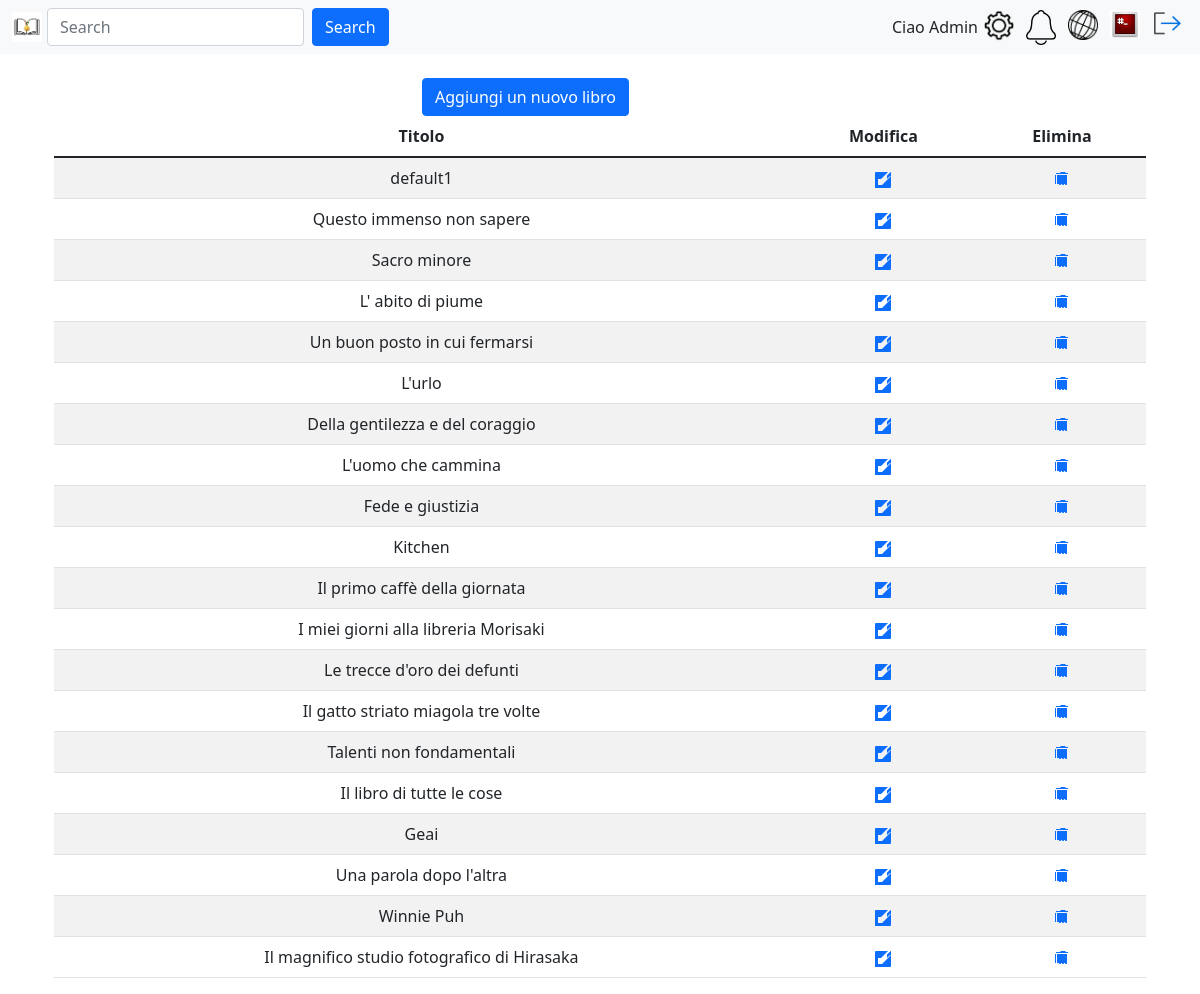
Page /gestioneLibri.php (signed in) on the earlier database version.
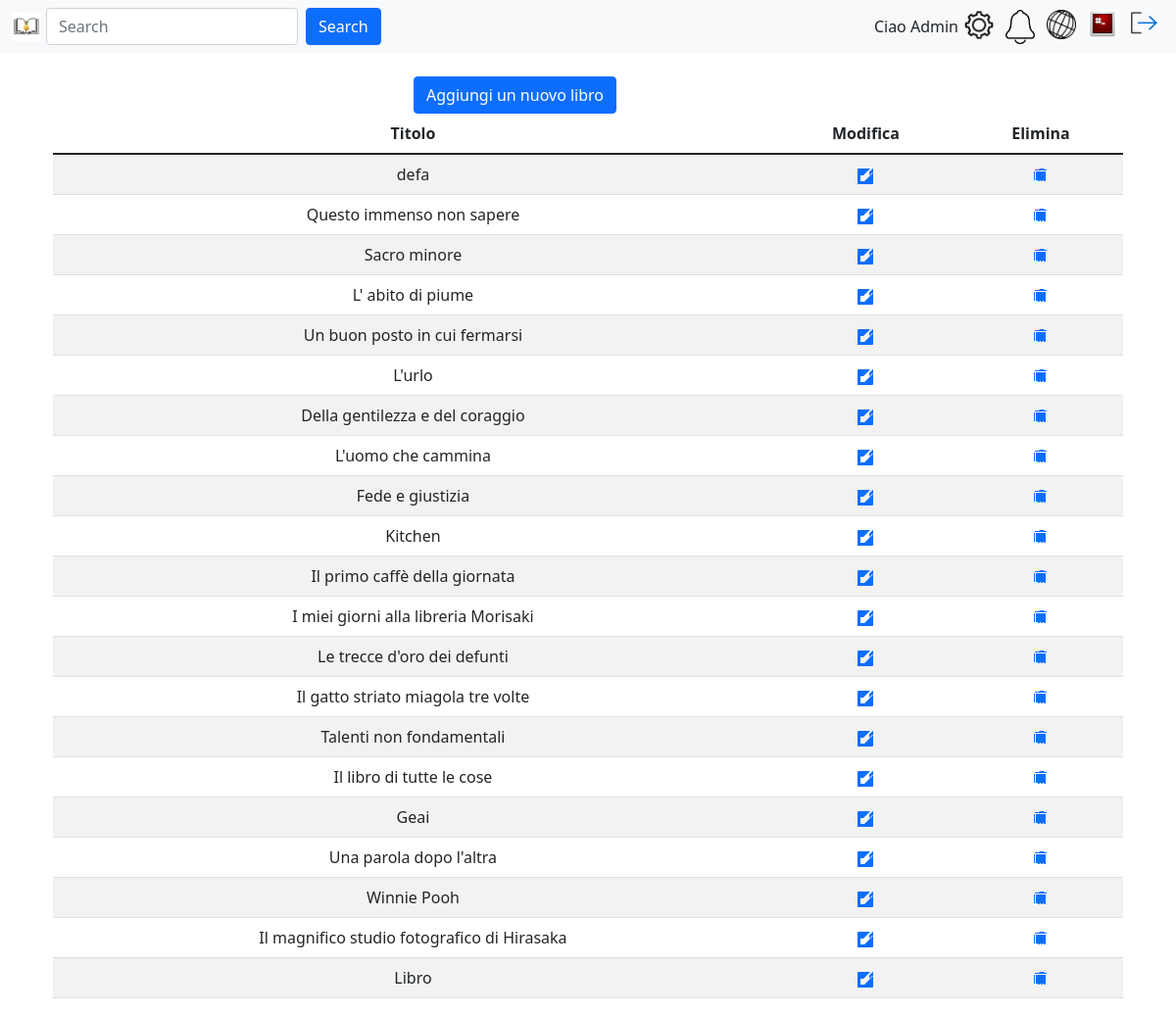
Same page on the later database version.
### tables this page shows
CREATE TABLE `utente` (
  `id` int(8) NOT NULL AUTO_INCREMENT,
  `username` varchar(80) NOT NULL,
  `email` varchar(80) NOT NULL,
  `pwd` varchar(120) NOT NULL,
  `immagineProfilo` varchar(255) NOT NULL,
  `isAdmin` int(1) NOT NULL,
  `descrizione` varchar(150) DEFAULT NULL,
  `stato` int(1) NOT NULL,
  `numeroFollow` int(8) NOT NULL,
  PRIMARY KEY (`id`)
);

CREATE TABLE `libro` (
  `id` int(8) NOT NULL AUTO_INCREMENT,
  `titolo` varchar(255) NOT NULL,
  PRIMARY KEY (`id`),
  UNIQUE KEY `ID_LIBRO_IND` (`id`)
);

### include/login.model.php (called while the page is built, shortened)
<?php
require_once 'config.php';
function getDbImageName(string $username){
    global $conn;
    $sql = "SELECT immagineProfilo FROM utente WHERE username = ?";
    $stmt = $conn->prepare($sql);
    $stmt->bind_param("s", $username);
    $stmt->execute();
    $result = $stmt->get_result();
    return $result->fetch_assoc()['immagineProfilo'];
}
?>

### include/login.controller.php (called while the page is built, shortened)
<?php
function getUserImage(string $username){
    $defaultProfileImage = "images/users/default.png";
    $image = "images/users/" . getDbImageName($username);
    try {
        if (is_file($image) && (getimagesize($image) !== false)) {
                return $image;
            }
    }
    catch (Exception $e) {
        echo '<script>';
        echo 'console.log("Errore nel reperire l\'immagine del profilo utente da db");';
        echo '</script>';
        }
    return $defaultProfileImage;
}
?>

### include/libri.php (called while the page is built, shortened)
<?php
class Libri {
    private $conn;
    public function __construct($conn) {
        $this->conn = $conn;
    }
    public function getLibri() {
        $sql = "SELECT * FROM libro";
        $result = mysqli_query($this->conn, $sql);
        return $result;
    }
}
$libri = new Libri($conn);
?>

### gestioneLibri.php (the view, shortened to what this page needs)
<?php
require_once 'include/config.php';
require_once 'include/libri.php';
?>
<!DOCTYPE html>
<html lang="it">
<head>
    <link rel="stylesheet" type="text/css" href="https://cdn.datatables.net/1.11.5/css/jquery.dataTables.css">
    <link href="https://cdn.jsdelivr.net/npm/bootstrap@5.1.3/dist/css/bootstrap.min.css" rel="stylesheet">
    <link rel="stylesheet" type="text/css" href="css/landingPage.css">
</head>
<body>
    <?php require('navbarSelect.php'); ?>
    <main class="container">
        <br />
        <div class="row">
            <div class="col-md-4"></div>
            <div class="col-md-4">
                <button type="button" class="btn btn-primary" data-bs-toggle="modal" data-bs-target="#addbook">
                    Aggiungi un nuovo libro
                </button>
            </div>
            <div class="col-md-4"></div>
        </div>
        <div class="container">
            <div class="row">
                <div class="col-md-12">
                    <table id="libriTable" class="table table-striped text-center">
                        <thead>
                            <tr>
                                <th>Titolo</th>
                                <th>Modifica</th>
                                <th>Elimina</th>
                            </tr>
                        </thead>
                        <tbody>
                            <?php
                            $libriResult = $libri->getLibri();
                            while ($row = mysqli_fetch_assoc($libriResult)) {
                            ?>
                                <tr>
                                    <td> <?php echo $row['titolo']; ?> </td>
                                    <td>
                                        <a href='#' data-bs-toggle="modal" data-bs-target="#modal_modifica_libro_<?php echo $row['id']; ?>" title="Modifica libro">
                                        </a>
                                    </td>
                                    <td>
                                        <a href='#' data-bs-toggle="modal" data-bs-target="#modal_elimina_libro_<?php echo $row['id']; ?>">
                                        </a>
                                    </td>
                                </tr>
                            <?php } ?>
                        </tbody>
                    </table>
                </div>
            </div>
        </div>
    </main>
</body>
</html>

### navbarSelect.php
<?php
function isMobile() {
  return preg_match('/(Android|iPhone|iPad|iPod|Windows Phone)/i', $_SERVER['HTTP_USER_AGENT']);
}
if  (isMobile()) {
  include('navbarTel.php');
} else {
  include('navbar.php');
}
?>

### navbar.php
<?php
include_once("include/login.controller.php");
include_once("include/login.model.php");
?>
<header>
    <nav class="navbar navbar-expand navbar-light bg-light">
        <div class="container-fluid">
            <a href="landingPage.php"> <img id="logo" src="images/logoLetturePremiateSmall.jpg" alt="Logo con libro e medaglia"> </a>
            <form class="d-flex me-auto">
                <input class="form-control me-2" type="search" placeholder="Search" aria-label="Search">
                <button class="btn btn-primary" type="submit">Search</button>
            </form>
          <div id="username" class="d-flex"><?php echo "Ciao " . ucfirst($_SESSION["username"]);?></div>
          <div class="d-flex" id="navbarSupportedContent">
            <ul class="navbar-nav">
              <li class="nav-item">
                <a href="settingPage.php"><img src="images/settingLogo.png" alt="Impostazioni"></a>
              </li>
              <li class="nav-item">
                <img src="images/notifyLogo.png" alt="Notifiche">
              </li>
              <li class="nav-item dropdown">
                <a href="discoveryPage.php"><img src="images/discoveryLogo.png" alt="Scopri"></a>
              </li>
              <li class="nav-item">
                <a href="profilePage.php"><img src=<?php echo getUserImage($_SESSION["username"]); ?> alt="Immagine Profilo"> </a>
              </li>
                <li class="nav-item">
                <a href="logout.php"><img src="images/log-out.png" alt="Logout"></a>
              </li>
            </ul>
          </div>
        </div>
      </nav>
</header>

### css/landingPage.css (style rules this page uses)
#logo { width: 30px; height: auto; margin-right: 5px; }
#navbarSupportedContent img { width: 30px; height: auto; margin: 0 6px; }

Differences in the rows shown:
changed libro: titolo "default1" → "defa"
changed libro: titolo "Winnie Puh" → "Winnie Pooh"
added libro: titolo "Libro"
